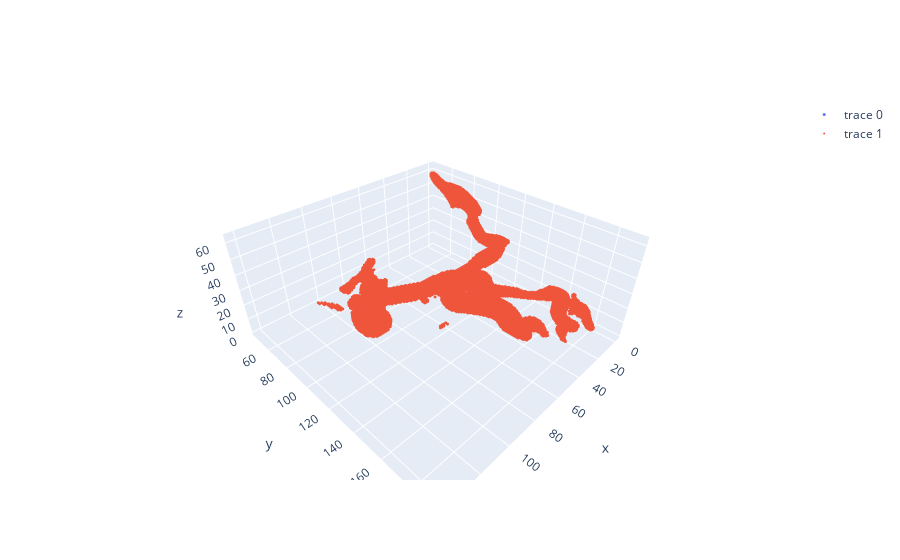

The notebook cell this image was saved under:
### Code cell
newY = model(torch.from_numpy(x[:1]).cuda()).cpu().detach().numpy()

z_plot,x_plot,y_plot = (newY[0,0]>0.5).nonzero()
vein_data = go.Scatter3d(
x=x_plot ,
y=y_plot, 
z=z_plot, 
marker=go.scatter3d.Marker(size=1), 
opacity=1.0, 
mode='markers')

z_plot,x_plot,y_plot = (y[0,0]>0.5).nonzero()
marker_data = go.Scatter3d(
x=x_plot,
y=y_plot, 
z=z_plot, 
marker=go.scatter3d.Marker(size=3), 
opacity=1.0, 
mode='markers')

fig=go.Figure(data=[marker_data, vein_data])
fig.show()

### Figure 1 — Plotly figure (JSON) as saved in the notebook; plotly's stock layout.template omitted (floating-point values rounded to 4 significant figures; data arrays with more than 128 entries replaced by an {"elided": "..."} marker saying what was removed)
{"data": [{"marker": {"size": 3}, "mode": "markers", "opacity": 1, "type": "scatter3d", "x": {"elided": "243 int values"}, "y": {"elided": "243 int values"}, "z": {"elided": "243 int values"}}, {"marker": {"size": 1}, "mode": "markers", "opacity": 1, "type": "scatter3d", "x": {"elided": "32123 int values"}, "y": {"elided": "32123 int values"}, "z": {"elided": "32123 int values"}}], "layout": {}}
